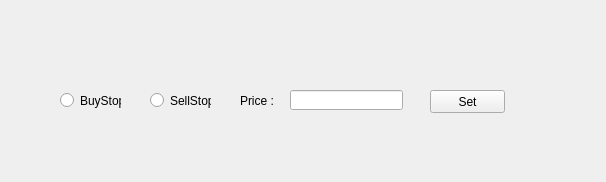
<?xml version="1.0" encoding="UTF-8"?>
<ui version="4.0">
 <class>Form</class>
 <widget class="QWidget" name="Form">
  <property name="geometry">
   <rect>
    <x>0</x>
    <y>0</y>
    <width>606</width>
    <height>182</height>
   </rect>
  </property>
  <property name="windowTitle">
   <string>huobi-BTCUSD</string>
  </property>
  <widget class="QRadioButton" name="radioButton">
   <property name="geometry">
    <rect>
     <x>60</x>
     <y>90</y>
     <width>61</width>
     <height>21</height>
    </rect>
   </property>
   <property name="text">
    <string>BuyStop</string>
   </property>
  </widget>
  <widget class="QRadioButton" name="radioButton_2">
   <property name="geometry">
    <rect>
     <x>150</x>
     <y>90</y>
     <width>61</width>
     <height>21</height>
    </rect>
   </property>
   <property name="text">
    <string>SellStop</string>
   </property>
  </widget>
  <widget class="QLabel" name="label">
   <property name="geometry">
    <rect>
     <x>240</x>
     <y>90</y>
     <width>51</width>
     <height>21</height>
    </rect>
   </property>
   <property name="text">
    <string>Price : </string>
   </property>
  </widget>
  <widget class="QLineEdit" name="lineEdit">
   <property name="geometry">
    <rect>
     <x>290</x>
     <y>90</y>
     <width>113</width>
     <height>20</height>
    </rect>
   </property>
  </widget>
  <widget class="QPushButton" name="pushButton">
   <property name="geometry">
    <rect>
     <x>430</x>
     <y>90</y>
     <width>75</width>
     <height>23</height>
    </rect>
   </property>
   <property name="text">
    <string>Set</string>
   </property>
  </widget>
 </widget>
 <resources/>
 <connections/>
</ui>
